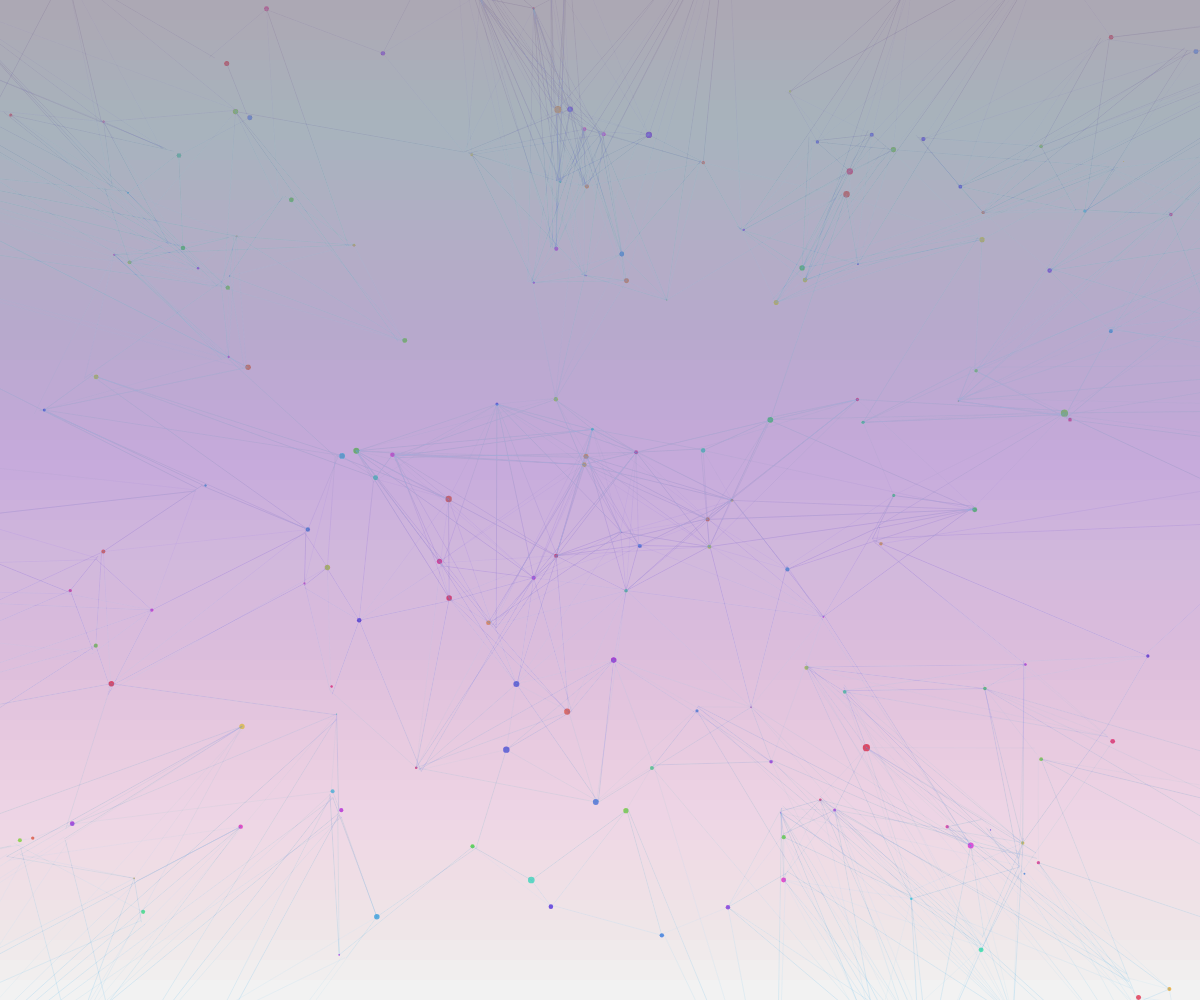
Frame 1 (no input)
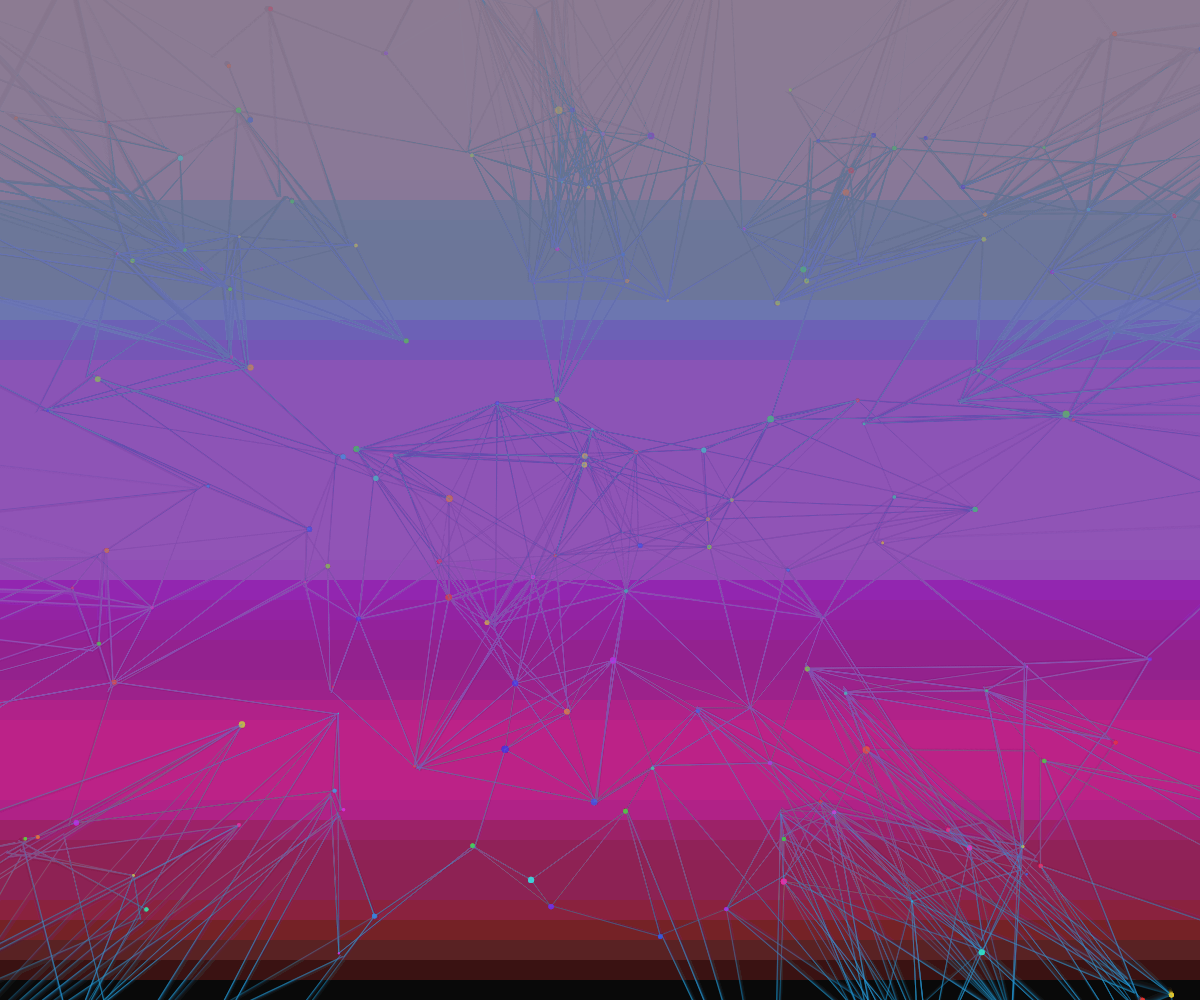
Frame 60 (no input)
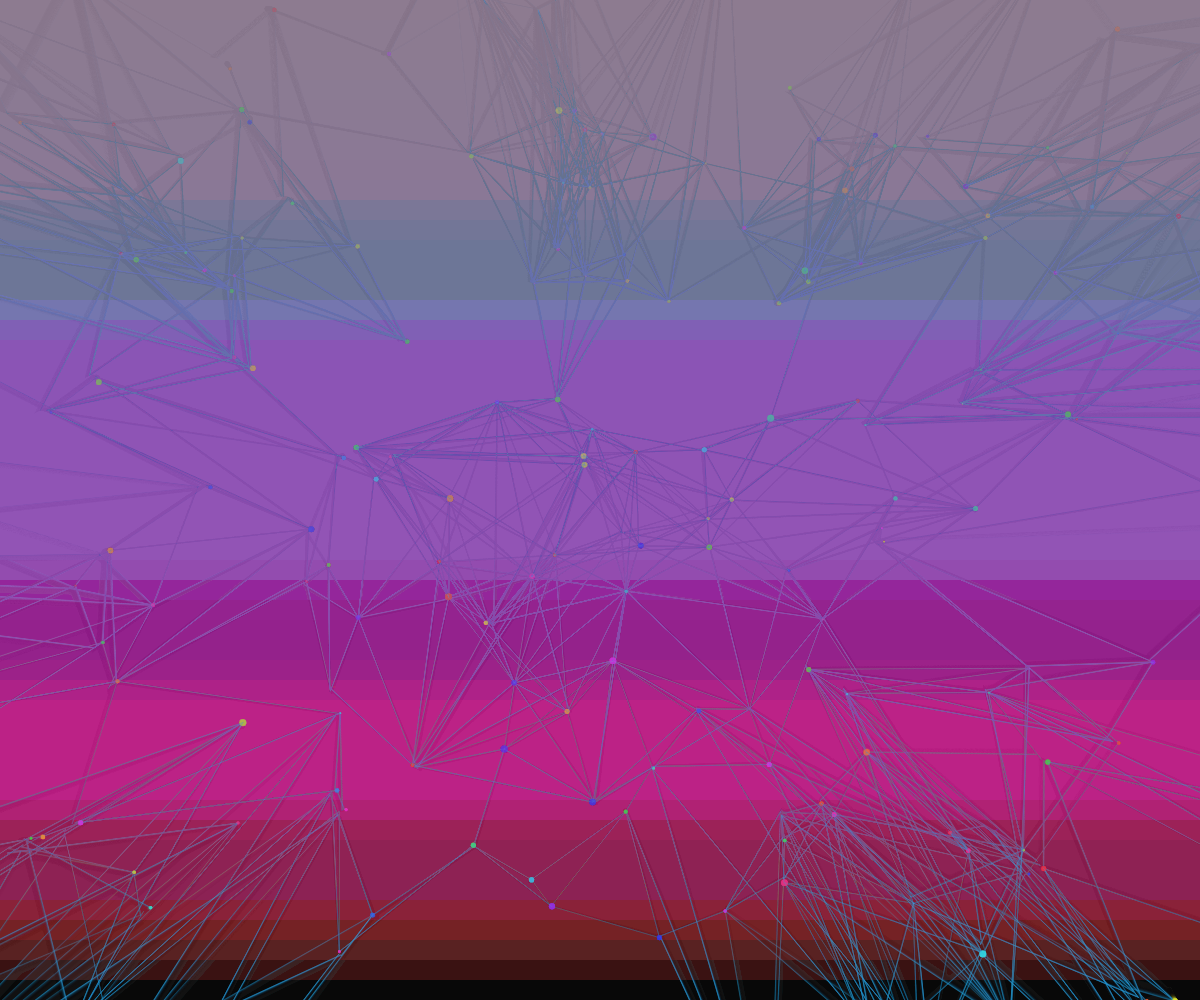
Frame 120 (the mouse pressed at the canvas centre since frame 60)

The p5.js sketch that drew these frames (run headless with seeded random() and noise() and a simulated clock; from frame 60 on, the mouse is pressed at the canvas centre):

// p5.js sketch
// ── sketch.js
let particles = [];
let connections = [];
let fontSize = 48;
let textX, textY;
let time = 0;

function setup() {
  createCanvas(windowWidth, windowHeight);
  colorMode(HSB, 360, 100, 100, 1);
  
  // Initialize particles in a 3D grid
  for (let i = 0; i < 200; i++) {
    particles.push({
      x: random(-width/2, width/2),
      y: random(-height/2, height/2),
      z: random(-200, 200),
      hue: random(360),
      size: random(2, 6)
    });
  }

  // Set up text position
  textX = width / 2;
  textY = height / 2;

  // Precompute connections for performance
  for (let i = 0; i < particles.length; i++) {
    for (let j = i + 1; j < particles.length; j++) {
      const d = dist(particles[i].x, particles[i].y, particles[j].x, particles[j].y);
      if (d < 150) {
        connections.push({ p1: i, p2: j });
      }
    }
  }
}

function draw() {
  background(0, 0, 0, 0.05); // Semi-transparent background for trail effect

  time += 0.005;
  
  // Update and display particles
  for (let i = 0; i < particles.length; i++) {
    const p = particles[i];
    
    // Apply rotation to particle positions
    const rotX = sin(time + i * 0.01) * 0.02;
    const rotY = cos(time + i * 0.01) * 0.02;
    const rotZ = sin(time * 0.7 + i * 0.01) * 0.01;
    
    // Rotate in 3D space
    let x = p.x * cos(rotY) - p.z * sin(rotY);
    let y = p.y;
    let z = p.x * sin(rotY) + p.z * cos(rotY);
    
    x = x * cos(rotX) - y * sin(rotX);
    y = x * sin(rotX) + y * cos(rotX);
    
    z = z * cos(rotZ) - y * sin(rotZ);
    y = z * sin(rotZ) + y * cos(rotZ);

    // Project 3D to 2D
    const scale = 400 / (400 + z);
    const px = x * scale + width / 2;
    const py = y * scale + height / 2;

    // Pulsing size effect for particles
    const pulseSize = p.size + sin(time * 2 + i) * 1.5;
    
    // Draw particle
    noStroke();
    fill(p.hue, 80, 90, 0.8);
    ellipse(px, py, pulseSize);

    // Update hue for color shift over time
    p.hue = (p.hue + 0.2) % 360;
  }

  // Draw connections between particles
  strokeWeight(0.5);
  beginShape(LINES);
  for (let i = 0; i < connections.length; i++) {
    const c = connections[i];
    const p1 = particles[c.p1];
    const p2 = particles[c.p2];

    // Apply same rotation to connection points
    const rotX = sin(time + c.p1 * 0.01) * 0.02;
    const rotY = cos(time + c.p1 * 0.01) * 0.02;
    const rotZ = sin(time * 0.7 + c.p1 * 0.01) * 0.01;

    let x1 = p1.x * cos(rotY) - p1.z * sin(rotY);
    let y1 = p1.y;
    let z1 = p1.x * sin(rotY) + p1.z * cos(rotY);
    
    x1 = x1 * cos(rotX) - y1 * sin(rotX);
    y1 = x1 * sin(rotX) + y1 * cos(rotX);
    
    z1 = z1 * cos(rotZ) - y1 * sin(rotZ);
    y1 = z1 * sin(rotZ) + y1 * cos(rotZ);

    let x2 = p2.x * cos(rotY) - p2.z * sin(rotY);
    let y2 = p2.y;
    let z2 = p2.x * sin(rotY) + p2.z * cos(rotY);
    
    x2 = x2 * cos(rotX) - y2 * sin(rotX);
    y2 = x2 * sin(rotX) + y2 * cos(rotX);
    
    z2 = z2 * cos(rotZ) - y2 * sin(rotZ);
    y2 = z2 * sin(rotZ) + y2 * cos(rotZ);

    const scale1 = 400 / (400 + z1);
    const scale2 = 400 / (400 + z2);
    
    const px1 = x1 * scale1 + width / 2;
    const py1 = y1 * scale1 + height / 2;
    const px2 = x2 * scale2 + width / 2;
    const py2 = y2 * scale2 + height / 2;

    // Pulsing connection strength
    const pulse = sin(time * 3 + i) * 0.5 + 0.5;
    const alpha = 0.1 + pulse * 0.2;

    stroke(200, 80, 90, alpha);
    vertex(px1, py1);
    vertex(px2, py2);
  }
  endShape();

  // Draw abstract gradients in the background
  drawGradient();
}

function drawGradient() {
  const gradientSteps = 50;
  for (let i = 0; i < gradientSteps; i++) {
    const t = i / gradientSteps;
    const hue = (time * 10 + t * 360) % 360;
    const alpha = 0.02;
    
    noStroke();
    fill(hue, 70, 80, alpha);
    beginShape();
    vertex(0, 0);
    vertex(width, 0);
    vertex(width, height * t);
    vertex(0, height * t);
    endShape(CLOSE);
  }
}

function windowResized() {
  resizeCanvas(windowWidth, windowHeight);
}
